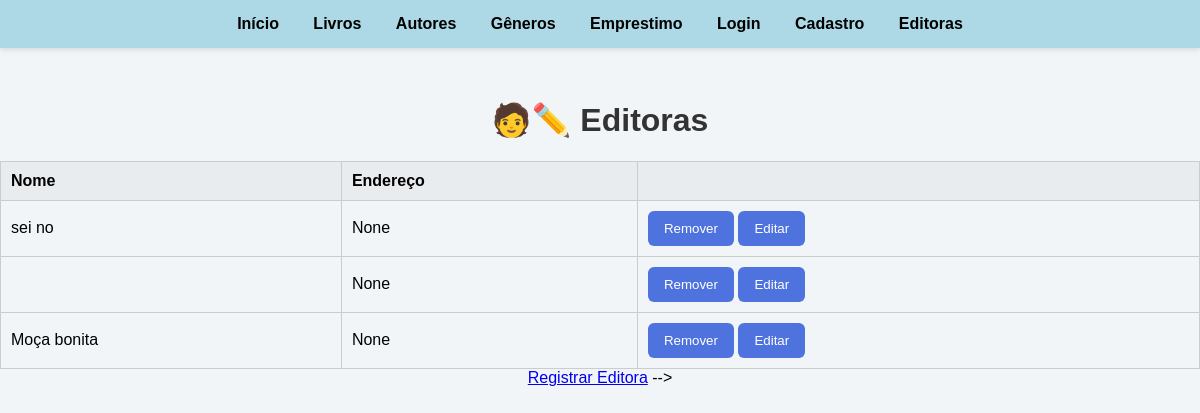
Page /editoras (signed in) on the earlier database version.
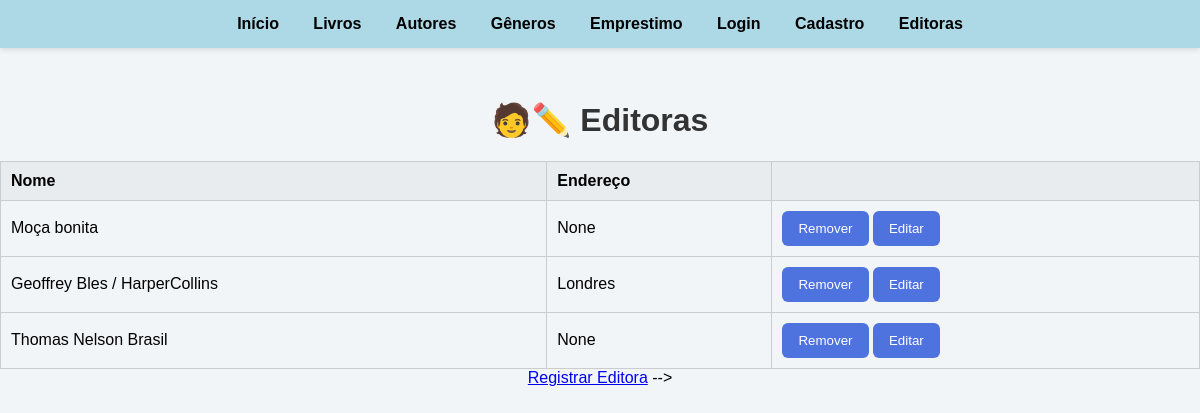
Same page on the later database version.
### tables this page shows
CREATE TABLE editoras (
    id_editora INTEGER PRIMARY KEY AUTOINCREMENT,
    nome_editora VARCHAR(255) NOT NULL,
    endereco_editora TEXT
);

### app.py (the view)
@app.route('/editoras', methods=["GET","POST"])
@login_required
def editoras():
    conexao = obter_conexao()
    editoras = conexao.execute('SELECT * FROM editoras').fetchall()
    conexao.close()
    return render_template('editoras.html', editoras = editoras)

### app.py (called while the page is built)
@login_manager.user_loader
def load_user(user_id):
    return User.achar_email(user_id)

### database.py (called while the page is built)
def obter_conexao():
    conexao = sqlite3.connect('livros.db')
    conexao.execute("PRAGMA foreign_keys = ON")
    conexao.row_factory = sqlite3.Row
    return conexao

### modelos/__init__.py (called while the page is built)
    @classmethod
    def achar_email(cls, email):
        conexao = obter_conexao()
        sql = "SELECT * FROM usuarios WHERE email = ?"
        resultado = conexao.execute(sql, (email,)).fetchone()
        if resultado:
            return User(
                email=resultado['email'],
                nome=resultado['nome_usuario'],
                senha=resultado['senha_usuario'],
                numero_telefone=resultado['numero_telefone'],
                data_inscricao=resultado['data_inscricao']
            )
        return None

### templates/editoras.html (shortened to what this page needs)
{% extends 'base.html'%}
{% block conteudo %}
    <h1>🧑✏️ Editoras</h1>
    {% if editoras %}
    <table border="1">
        <tr>
            <th>Nome</th>
            <th>Endereço</th>
            <th></th>
        </tr>
        {% for editora in editoras %}
        <tr>
            <td>{{ editora.nome_editora }}</td>
            <td>{{ editora.endereco_editora }}</td>
            <td>
                <a>
                    <form action="{{ url_for('remover_editora', id = editora.id_editora) }}" method="post" style="display:inline;">
                    <button type="submit">Remover</button>
                    </form>
                </a>
                <a href="{{ url_for('editar_editora', id = editora.id_editora) }}"><button type="button">Editar</button></a>
            </td>
        </tr>
        {% endfor %}
    </table>
    {% else %}
        <p>Nenhuma editora cadastrada.</p>
    {% endif %}
    <a href="{{url_for('registrar_editora')}}">Registrar Editora</a> -->
{% endblock %}

Differences in the rows shown:
removed editoras: nome_editora "sei no", endereco_editora "None"
removed editoras: endereco_editora "None"
added editoras: nome_editora "Geoffrey Bles / HarperCollins", endereco_editora "Londres"
added editoras: nome_editora "Thomas Nelson Brasil", endereco_editora "None"
